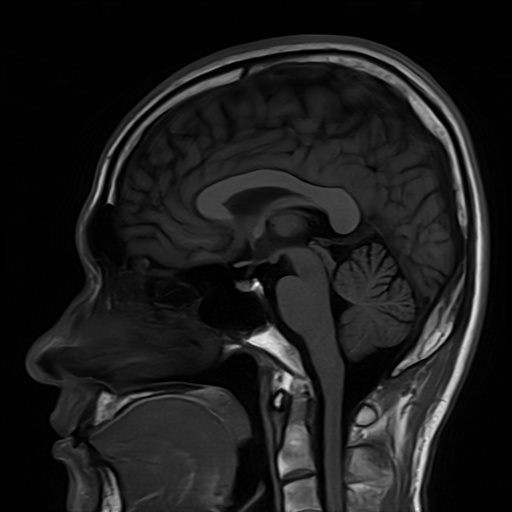
#> input picture Experiment_08/Inputs/images/Brain_MRI.png, 512 x 512 px, found by its file name
$ python task_14_5_downstream_impact.py
#> lines starting #> are read from the running program, lines starting #| are printed output that depends on the picture; after the words box and inside, x2 and y2 are one past the last pixel; in counts of white or black regions, pixels touching at a corner belong together
"""
Task 14.5: Impact of Lossy Compression on Downstream Segmentation & GLCM Features
Experiment 14: Medical Image Compression and Quality Evaluation
Author: Muhammad Ikrama (Reg ID: 60140)
"""

import os
import cv2
import numpy as np
import pandas as pd
import matplotlib.pyplot as plt

BASE_DIR = os.path.dirname(os.path.abspath(__file__))
EXP_DIR = os.path.abspath(os.path.join(BASE_DIR, ".."))
TAB_DIR = os.path.join(EXP_DIR, "Tables")
FIG_DIR = os.path.join(EXP_DIR, "Figures")
IMG_DIR = os.path.join(EXP_DIR, "Inputs", "images")

os.makedirs(TAB_DIR, exist_ok=True)
os.makedirs(FIG_DIR, exist_ok=True)

def srg(img, seed, tol=35):
    H, W = img.shape
    visited = np.zeros((H, W), dtype=bool)
    mask = np.zeros((H, W), dtype=bool)
    seed_y, seed_x = seed
    seed_val = float(img[seed_y, seed_x])
    stack = [seed]
    visited[seed] = True
    mask[seed] = True
    while stack:
        cy, cx = stack.pop()
        for dy, dx in [(-1, 0), (1, 0), (0, -1), (0, 1)]:
            ny, nx = cy + dy, cx + dx
            if 0 <= ny < H and 0 <= nx < W and not visited[ny, nx]:
                visited[ny, nx] = True
                if abs(float(img[ny, nx]) - seed_val) <= tol:
                    mask[ny, nx] = True
                    stack.append((ny, nx))
    return mask

def compute_glcm_features(patch, levels=16):
    q = np.clip((patch.astype(int) * levels) // 256, 0, levels - 1)
    offsets = [(0, 1), (-1, 1), (-1, 0), (-1, -1)]
    P_avg = np.zeros((levels, levels), dtype=float)
    h, w = q.shape
    for dy, dx in offsets:
        r0, r1 = max(0, -dy), min(h, h - dy)
        c0, c1 = max(0, -dx), min(w, w - dx)
        mat = np.zeros((levels, levels), dtype=float)
        np.add.at(mat, (q[r0:r1, c0:c1].ravel(), q[r0+dy:r1+dy, c0+dx:c1+dx].ravel()), 1)
        mat = mat + mat.T
        tot = mat.sum()
        if tot > 0: P_avg += mat / tot
    P = P_avg / len(offsets)
    I, J = np.ogrid[0:levels, 0:levels]
    contrast = np.sum(P * ((I - J) ** 2))
    homog = np.sum(P / (1.0 + (I - J) ** 2))
    nz = P > 0
    entropy = -np.sum(P[nz] * np.log2(P[nz]))
    return contrast, homog, entropy

def run_task_14_5():
    print("=" * 80)
    print("TASK 14.5: IMPACT OF LOSSY COMPRESSION ON DOWNSTREAM SEGMENTATION & GLCM")
    print("=" * 80)

    mri = cv2.imread(os.path.join(IMG_DIR, "Brain_MRI.png"), cv2.IMREAD_GRAYSCALE)
#> mri is the input picture: shape (512, 512); min 0, max 254, mean 27.9
    mri_tex = mri.copy()
    np.random.seed(113)
    grid_n = cv2.resize(np.random.normal(0, 38, (16, 16)), (48, 48), interpolation=cv2.INTER_NEAREST)
    mri_tex[219:267, 301:349] = np.clip(mri_tex[219:267, 301:349].astype(float) + grid_n, 0, 255).astype(np.uint8)
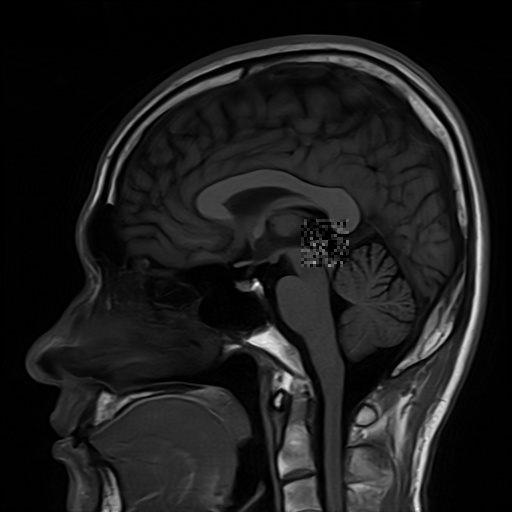
#> mri_tex: shape (512, 512); 0.86% of pixels changed, all inside (x1, y1, x2, y2) = (301, 219, 349, 267)

    seed = (243, 325)
    gt_mask = srg(mri_tex, seed, tol=35)
#> in srg, `seed_val = float(img[seed_y, seed_x])`: seed_val = 54
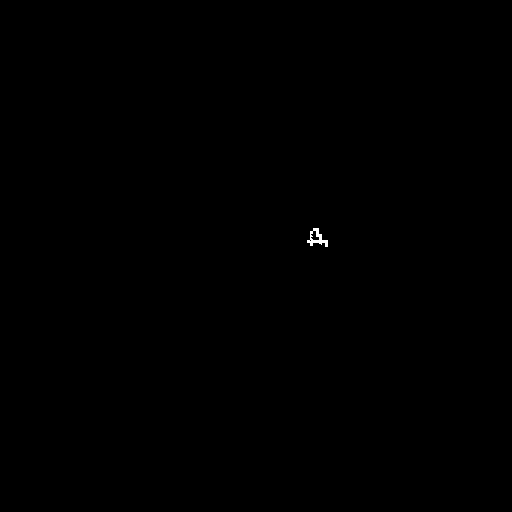
#> gt_mask: shape (512, 512) bool; 0.06% white; 1 white region, box (x1, y1, x2, y2) and area: (307, 228, 328, 247) 162
    gt_con, gt_hom, gt_ent = compute_glcm_features(mri_tex[219:267, 301:349])
#> in compute_glcm_features, `q = np.clip((patch.astype(int) * levels) // 256, 0, levels - 1)`:
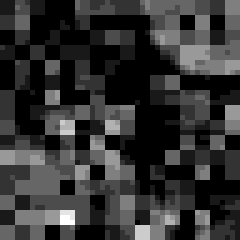
#> q: shape (48, 48) int64 (shown 5 times larger); min 0, max 10, mean 2.02; drawn with min black and max white
#> in compute_glcm_features, `contrast = np.sum(P * ((I - J) ** 2))`: contrast = 2.57
#> in compute_glcm_features, `homog = np.sum(P / (1.0 + (I - J) ** 2))`: homog = 0.71
#> in compute_glcm_features, `entropy = -np.sum(P[nz] * np.log2(P[nz]))`: entropy = 4.58
#> gt_con = 2.57; gt_hom = 0.71; gt_ent = 4.58

    records = []
    qualities = [100, 95, 85, 50, 25, 10, 5]

    print(f"{'JPEG Quality':<14} | {'Tumor Dice (DSC)':<18} | {'GLCM Contrast':<15} | {'Con. Error %':<14} | {'GLCM Entropy':<14} | {'Ent. Error %'}")
    print("-" * 92)

    dsc_masks = {}
    for q in qualities:
        if q == 100:
            dec = mri_tex.copy()
            dsc = 1.0000
        else:
            _, buf = cv2.imencode('.jpg', mri_tex, [cv2.IMWRITE_JPEG_QUALITY, q])
            dec = cv2.imdecode(buf, cv2.IMREAD_GRAYSCALE)
            seg_mask = srg(dec, seed, tol=35)
            inter = np.logical_and(gt_mask, seg_mask).sum()
            dsc = 2.0 * inter / (gt_mask.sum() + seg_mask.sum() + 1e-12)
            dsc_masks[q] = seg_mask

        c, h, e = compute_glcm_features(dec[219:267, 301:349])
#> c = 2.57; h = 0.71; e = 4.58
        c_err = abs(c - gt_con) / gt_con * 100.0
#> c_err = 0
        e_err = abs(e - gt_ent) / gt_ent * 100.0
#> e_err = 0

        q_label = "Uncompressed (100)" if q == 100 else f"Lossy (Q={q})"
        records.append({
            "Quality_Setting": q_label, "Quality_Q": q,
            "Tumor_Dice_DSC": round(dsc, 4),
            "GLCM_Contrast": round(c, 4), "Contrast_Error_Pct": round(c_err, 2),
            "GLCM_Entropy_bits": round(e, 4), "Entropy_Error_Pct": round(e_err, 2)
        })
        print(f"{q_label:<14} | {dsc:<18.4f} | {c:<15.4f} | {c_err:<14.1f}% | {e:<14.4f} | {e_err:.1f}%")
#| Uncompressed (100) | 1.0000             | 2.5672          | 0.0           % | 4.5835         | 0.0%

    df = pd.DataFrame(records)
#> df = table of 7 rows and 7 columns
    df.to_csv(os.path.join(TAB_DIR, "exp14_task_14_5_downstream_impact.csv"), index=False)

    # Plotting Figure (Curves + Segmentation Overlays)
    fig, axes = plt.subplots(1, 3, figsize=(16, 4.8))

    # Panel 1: DSC vs Q
    q_vals = [r["Quality_Q"] for r in records if r["Quality_Q"] < 100]
#> q_vals = [95, 85, 50, 25, 10, 5]
    dsc_vals = [r["Tumor_Dice_DSC"] for r in records if r["Quality_Q"] < 100]
#> dsc_vals = [0.917, 0.869, 0.0021, 0.0171, 0.0049, 0.161]
    axes[0].plot(q_vals, dsc_vals, "o-", color="#2ca02c", linewidth=2, markersize=6)
    axes[0].axhline(0.980, color="green", linestyle="--", label="High Concordance (0.98)")
    axes[0].axhline(0.950, color="red", linestyle=":", label="Degradation Limit (0.95)")
    axes[0].set_title("(A) Tumor Segmentation Dice (DSC) vs. Q", fontsize=11, fontweight="bold")
    axes[0].set_xlabel("JPEG Quality Factor Q", fontsize=10)
    axes[0].set_ylabel("Dice Similarity Coefficient (DSC)", fontsize=10)
    axes[0].grid(True, linestyle="--", alpha=0.5)
    axes[0].invert_xaxis()
    axes[0].legend(fontsize=9)

    # Panel 2: GLCM Contrast Error % vs Q
    con_errs = [r["Contrast_Error_Pct"] for r in records if r["Quality_Q"] < 100]
#> con_errs = [1.12, 2.86, 5.15, 17.93, 25.89, 32.7]
    axes[1].plot(q_vals, con_errs, "s-", color="#d62728", linewidth=2, markersize=6)
    axes[1].axhline(5.0, color="green", linestyle="--", label="5% Error Tolerance")
    axes[1].axhline(20.0, color="red", linestyle=":", label="Severe Distortion (>20%)")
    axes[1].set_title("(B) GLCM Contrast Error (%) vs. Q", fontsize=11, fontweight="bold")
    axes[1].set_xlabel("JPEG Quality Factor Q", fontsize=10)
    axes[1].set_ylabel("Relative Contrast Error (%)", fontsize=10)
    axes[1].grid(True, linestyle="--", alpha=0.5)
    axes[1].invert_xaxis()
    axes[1].legend(fontsize=9)

    # Panel 3: Visual overlay comparison (GT vs Q=5)
    overlay = cv2.cvtColor(mri_tex, cv2.COLOR_GRAY2BGR)
    overlay[gt_mask, 1] = 255 # Green = GT
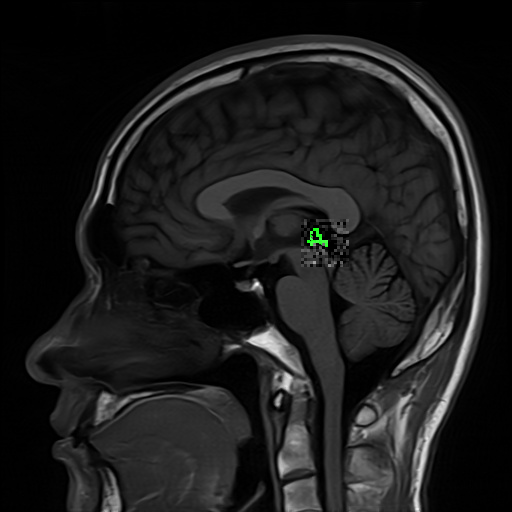
#> overlay: shape (512, 512, 3); mean B, G, R 28, 28.1, 28
    mask_q5 = dsc_masks[5]
#> mask_q5: shape (512, 512) bool; 0.01% white in thin lines or dots, all inside (x1, y1, x2, y2) = (321, 240, 328, 246)
    overlay[mask_q5, 2] = 255 # Red = Q=5 (Yellow where both overlap)
#> overlay: shape (512, 512, 3); 0.01% of pixels changed, all inside (x1, y1, x2, y2) = (321, 240, 328, 246)
    axes[2].imshow(overlay[200:280, 280:360])
    axes[2].set_title("(C) Segmentation Overlay (Zoomed):\nGreen = GT, Red = Q=5, Yellow = Overlap", fontsize=10, fontweight="bold")
    axes[2].axis("off")

    plt.tight_layout()
    plt.savefig(os.path.join(FIG_DIR, "exp14_task_14_5_downstream_plots.png"), dpi=300)
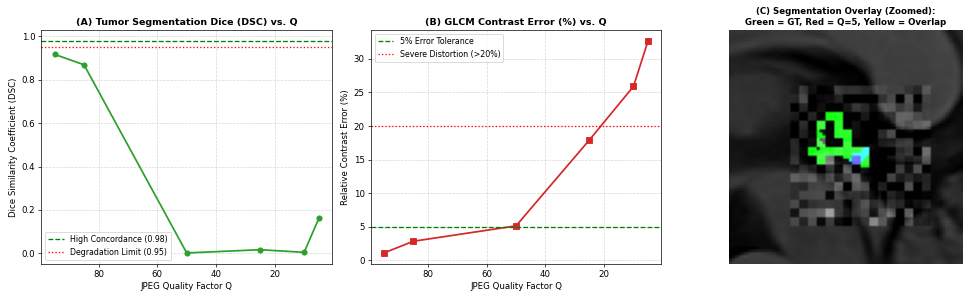
#> figure drawn by matplotlib, 3 panels
    plt.close()
    print(">>> Task 14.5 Complete. Downstream impact figures and CSV exported.")
    return df

if __name__ == "__main__":
    run_task_14_5()
